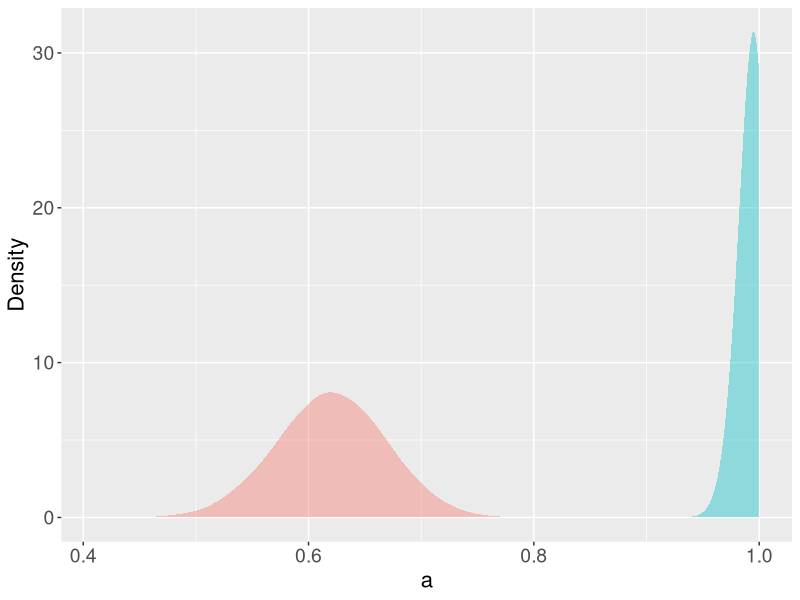
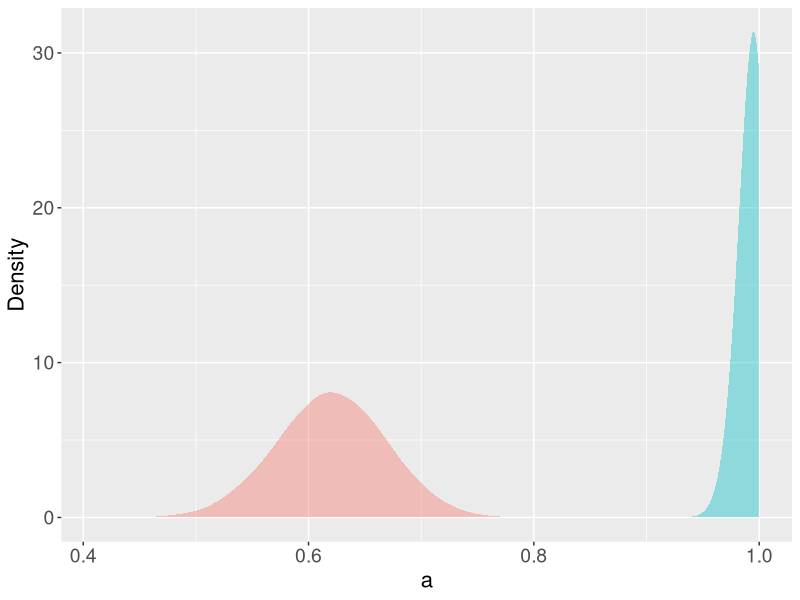

Generate these figures, in order, with R:
library(tidyverse)
n <- 100
N <- 100000

resp_real <- resp_vague <- matrix(nrow=n,ncol=N)
for(i in 1:n){
  a_real <- runif(N,0,1)
  a_vague <- runif(N,0,100)
  prob_real <- 1/(1+exp(-a_real))
  prob_vague <- 1/(1+exp(-a_vague))
  resp_real[i,] <- sapply(prob_real, function(u) rbinom(1,1,u))
  resp_vague[i,] <- sapply(prob_vague, function(u) rbinom(1,1,u))
}

prop_real <- colMeans(resp_real)
prop_vague <- colMeans(resp_vague)

illust_df <- data.frame(prior='informative',prop=prop_real)%>%
  rbind(.,data.frame(prior='vague',prop=prop_vague))
ggplot(illust_df,aes(x=prop,group=prior))+
  stat_density(aes(fill=prior),alpha=0.4,bw=0.01)+
  labs(x='a',y='Density')+
  theme(axis.text=element_text(size=14),
        axis.title=element_text(size=16),
        strip.text.x = element_text(size = 14),
        legend.position = 'none')
ggsave("illustrate.png",
       height=4,width=4)
